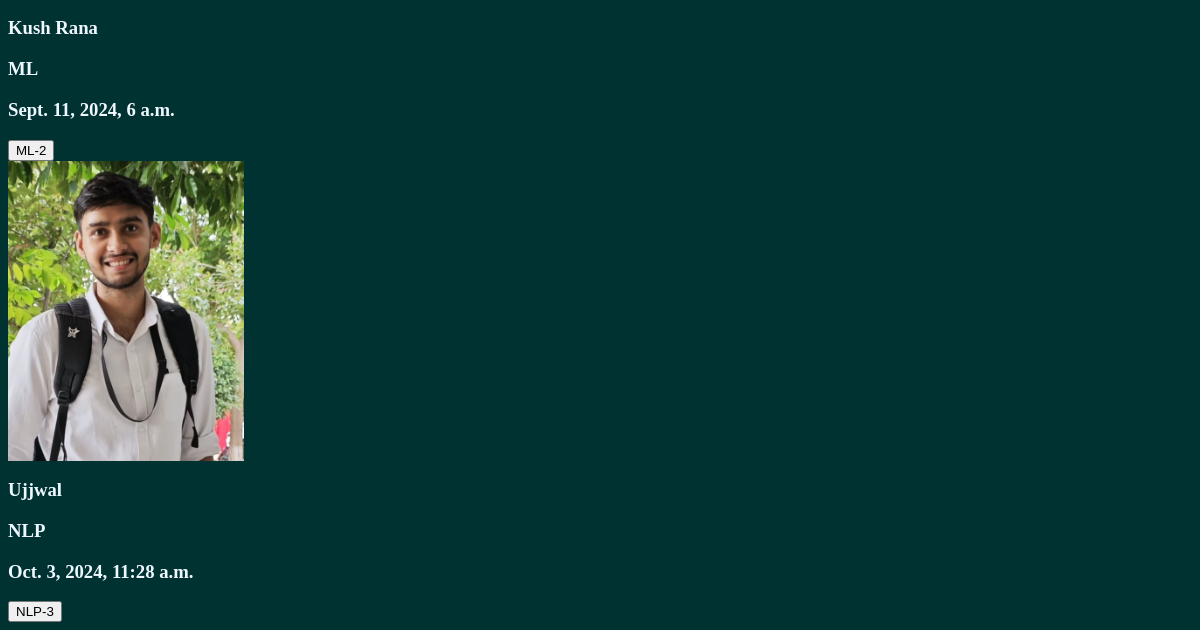
/XYZ/ (lower part), run on an earlier commit of the app's database.
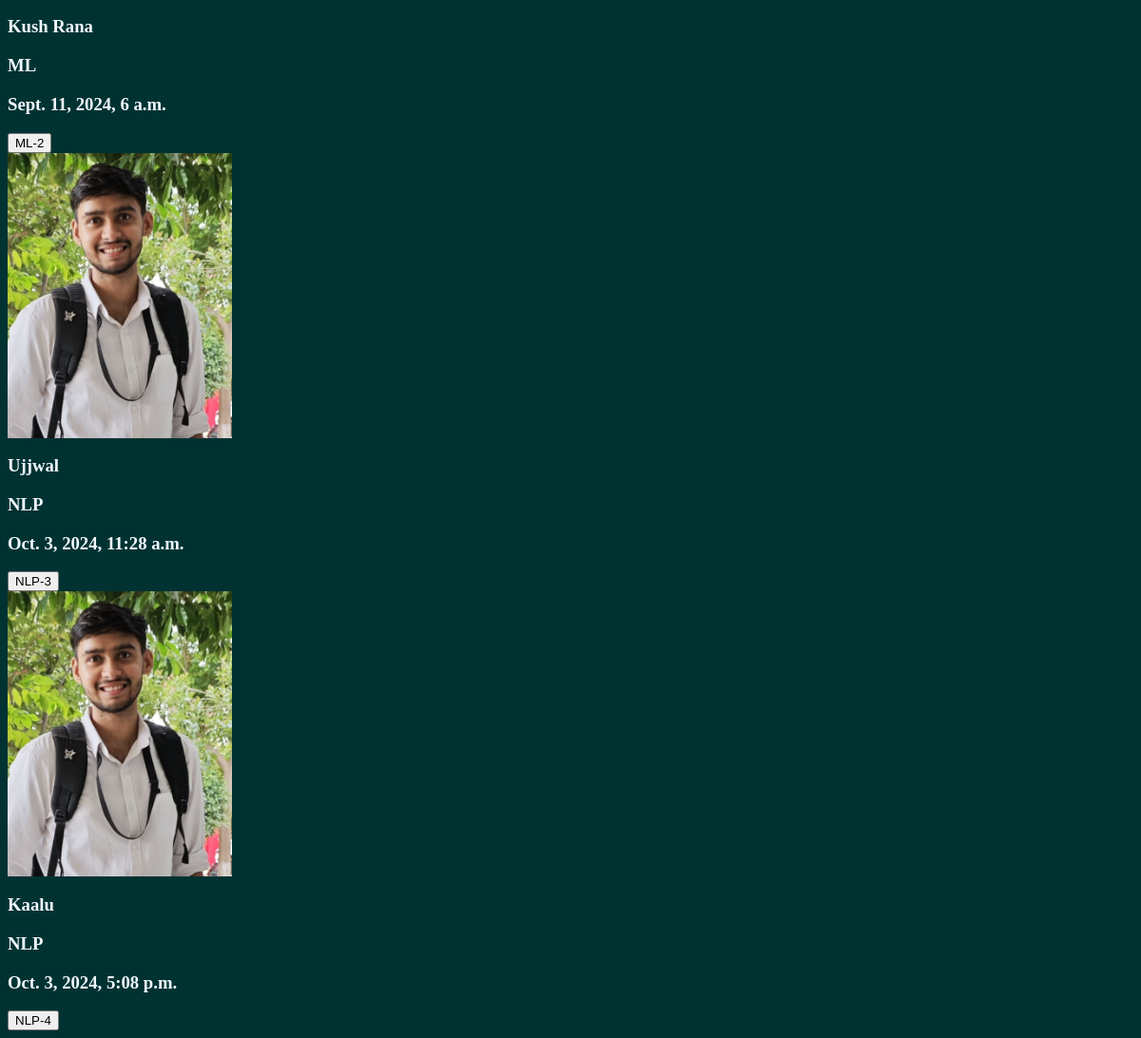
And on a later commit of the database.
### XYZ/models.py (models this page shows, shortened)
class Chaivarity(models.Model):
     VARIETY=[('ML','Machine Learning'),
              ('DL','Deep Learning'),
              ('NLP','Natural Language Processing'),
              ]
     name=models.CharField(max_length=100)
     image=models.ImageField(upload_to='chais/')
     date=models.DateTimeField(default=timezone.now)
     type=models.CharField(max_length=3,choices=VARIETY)
     desc=models.TextField(default='')

### XYZ/views.py (the view)
# urls.py: path('',views.abc,name='abc'),  # now url for app is localhost:8000/XYZ and for project  is 8000 (abc is by default)
def abc(request):
     chais=Chaivarity.objects.all()
     return render(request,'XYZ/abc.html',{'chais':chais})

### XYZ/templates/XYZ/abc.html (shortened to what this page needs)
{% extends "layout.html" %}
{% block content %}
<div class="container">
<div class="row" >
{% for chai in chais  %}
<div class="chai_item" >
     <img style="display:flex; justify-content:center ;height:300px;" src="{{chai.image.url}}" alt="">
     <h3>{{chai.name}}</h3>
     <h3>{{chai.type}}</h3>
     <h3>{{chai.date}}</h3>
     <a href="{% url 'chai_detail' chai.id %}">
          <button type="button">
               {{chai.type}}-{{chai.id}}
          </button>
     </a>
</div>
{% endfor %}
</div>
</div>
{% endblock %}

What changed in the data, as far as the page shows it:
added Chaivarity: image (picture), name "Kaalu", type "NLP", date "Oct. 3, 2024, 5:08 p.m.", id "4"
